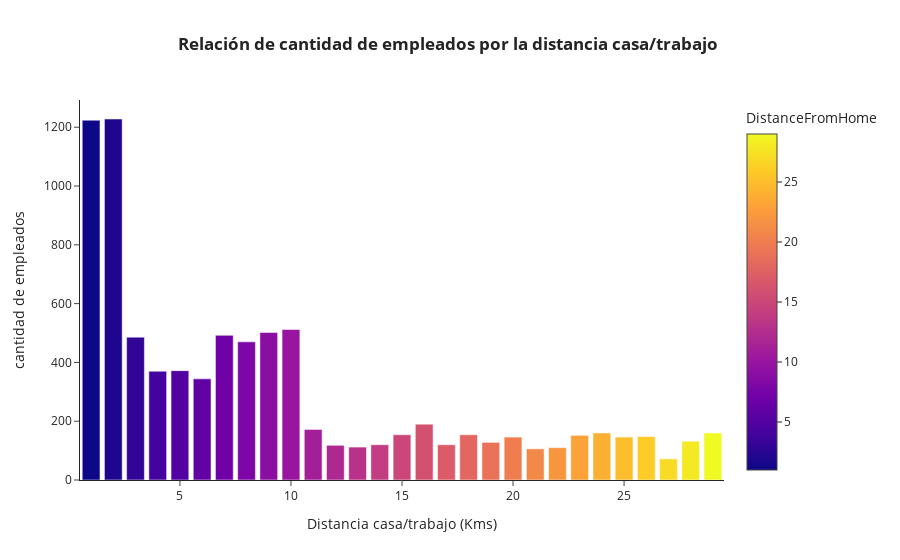

Notebook cell for this chart:
### Code cell
# Con este grafico observaremos la prevalencia de distancia hacia el trabajo para analizar si es dependiente a la estancia
fig= px.bar(datos7, x='DistanceFromHome', y='EmployeeID', color='DistanceFromHome',   title= '<b>Relación de cantidad de empleados por la distancia casa/trabajo <b>')
fig.update_layout(
    xaxis_title='Distancia casa/trabajo (Kms)',
    yaxis_title='cantidad de empleados',
    legend_title='DistanceFromHome',
    template= 'simple_white', #color del fondo
    title_x=0.5, #ubicacion del titulo

)

### Figure 1 — Plotly figure (JSON) as saved in the notebook; plotly's stock layout.template omitted (floating-point values rounded to 4 significant figures)
{"data": [{"alignmentgroup": "True", "hovertemplate": "DistanceFromHome=%{marker.color}<br>EmployeeID=%{y}<extra></extra>", "legendgroup": "", "marker": {"color": [1, 2, 3, 4, 5, 6, 7, 8, 9, 10, 11, 12, 13, 14, 15, 16, 17, 18, 19, 20, 21, 22, 23, 24, 25, 26, 27, 28, 29], "coloraxis": "coloraxis", "pattern": {"shape": ""}}, "name": "", "offsetgroup": "", "orientation": "v", "showlegend": false, "textposition": "auto", "type": "bar", "x": [1, 2, 3, 4, 5, 6, 7, 8, 9, 10, 11, 12, 13, 14, 15, 16, 17, 18, 19, 20, 21, 22, 23, 24, 25, 26, 27, 28, 29], "xaxis": "x", "y": [1224, 1228, 486, 370, 372, 344, 492, 470, 502, 512, 172, 118, 112, 120, 154, 190, 120, 154, 128, 146, 106, 110, 152, 160, 146, 148, 72, 132, 160], "yaxis": "y"}], "layout": {"barmode": "relative", "coloraxis": {"colorbar": {"title": {"text": "DistanceFromHome"}}, "colorscale": [[0, "#0d0887"], [0.1111, "#46039f"], [0.2222, "#7201a8"], [0.3333, "#9c179e"], [0.4444, "#bd3786"], [0.5556, "#d8576b"], [0.6667, "#ed7953"], [0.7778, "#fb9f3a"], [0.8889, "#fdca26"], [1, "#f0f921"]]}, "legend": {"title": {"text": "DistanceFromHome"}, "tracegroupgap": 0}, "title": {"text": "<b>Relación de cantidad de empleados por la distancia casa/trabajo <b>", "x": 0.5}, "xaxis": {"anchor": "y", "domain": [0, 1], "title": {"text": "Distancia casa/trabajo (Kms)"}}, "yaxis": {"anchor": "x", "domain": [0, 1], "title": {"text": "cantidad de empleados"}}}}
